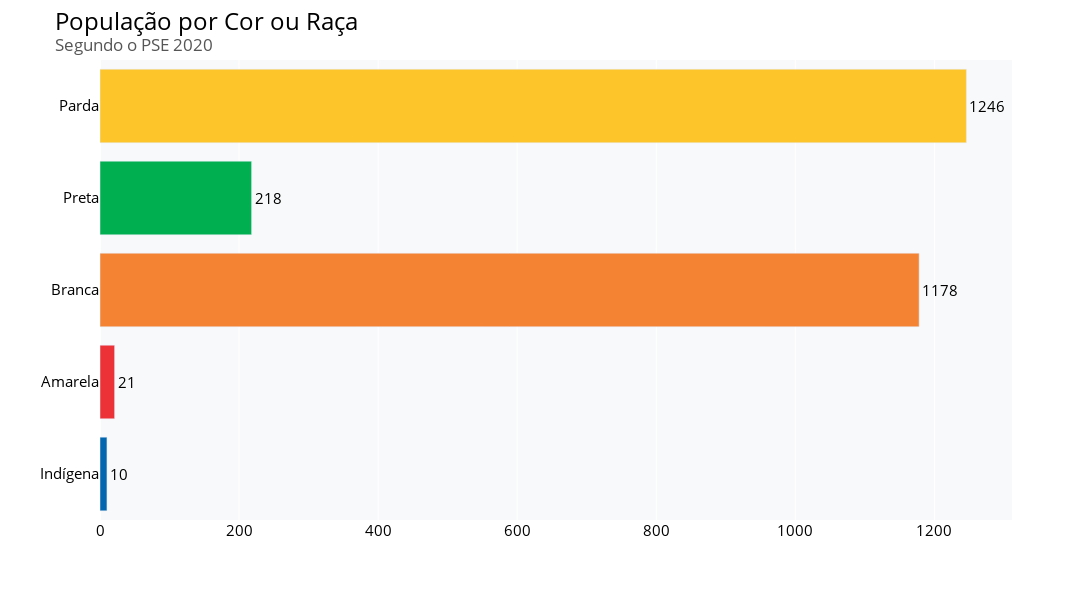

Notebook code for this chart:
### Markdown cell above
##### Demográfico - População por cor/raça

### Code cell
pop_cor_raca = dados.copy()
pop_cor_raca["pop"] =  dados["D1701_sum"] + dados["D1702_sum"]
pop_cor_raca = pop_cor_raca.groupby("V109_first")[["pop"]].sum().reset_index()
pop_cor_raca.columns = ["cor_raca", "qtd"]
pop_cor_raca

fig = px.bar(pop_cor_raca, x="qtd", y="cor_raca", color = "cor_raca", text_auto=True,
             color_discrete_sequence=["#fec52b","#00b050","#f58334", "#ed3237", "#0367b0"],
             category_orders={'cor_raca':["Parda", "Preta", "Branca", "Amarela","Indígena"]})

# Ajustando o layout do gráfico
fig.update_layout(width=1200, height=600, font_family = 'Open Sans', font_size=15,
                  font_color= "black", title_font_color= "black", title_font_size=24,
                  title_text='População por Cor ou Raça' +
                             '<br><sup size=1 style="color:#555655">Segundo o PSE 2020</sup>',
                  xaxis_title='', yaxis_title='', plot_bgcolor= "#f8f9fa", showlegend=False)

fig.update_traces(textfont_size=15, textposition="outside", cliponaxis=False)

fig.show()

### Figure 1 — Plotly figure (JSON) as saved in the notebook; plotly's stock layout.template omitted (floating-point values rounded to 4 significant figures)
{"data": [{"alignmentgroup": "True", "cliponaxis": false, "hovertemplate": "cor_raca=%{y}<br>qtd=%{x}<extra></extra>", "legendgroup": "Parda", "marker": {"color": "#fec52b", "pattern": {"shape": ""}}, "name": "Parda", "offsetgroup": "Parda", "orientation": "h", "showlegend": true, "textfont": {"size": 15}, "textposition": "outside", "texttemplate": "%{x}", "type": "bar", "x": [1246], "xaxis": "x", "y": ["Parda"], "yaxis": "y"}, {"alignmentgroup": "True", "cliponaxis": false, "hovertemplate": "cor_raca=%{y}<br>qtd=%{x}<extra></extra>", "legendgroup": "Preta", "marker": {"color": "#00b050", "pattern": {"shape": ""}}, "name": "Preta", "offsetgroup": "Preta", "orientation": "h", "showlegend": true, "textfont": {"size": 15}, "textposition": "outside", "texttemplate": "%{x}", "type": "bar", "x": [218], "xaxis": "x", "y": ["Preta"], "yaxis": "y"}, {"alignmentgroup": "True", "cliponaxis": false, "hovertemplate": "cor_raca=%{y}<br>qtd=%{x}<extra></extra>", "legendgroup": "Branca", "marker": {"color": "#f58334", "pattern": {"shape": ""}}, "name": "Branca", "offsetgroup": "Branca", "orientation": "h", "showlegend": true, "textfont": {"size": 15}, "textposition": "outside", "texttemplate": "%{x}", "type": "bar", "x": [1178], "xaxis": "x", "y": ["Branca"], "yaxis": "y"}, {"alignmentgroup": "True", "cliponaxis": false, "hovertemplate": "cor_raca=%{y}<br>qtd=%{x}<extra></extra>", "legendgroup": "Amarela", "marker": {"color": "#ed3237", "pattern": {"shape": ""}}, "name": "Amarela", "offsetgroup": "Amarela", "orientation": "h", "showlegend": true, "textfont": {"size": 15}, "textposition": "outside", "texttemplate": "%{x}", "type": "bar", "x": [21], "xaxis": "x", "y": ["Amarela"], "yaxis": "y"}, {"alignmentgroup": "True", "cliponaxis": false, "hovertemplate": "cor_raca=%{y}<br>qtd=%{x}<extra></extra>", "legendgroup": "Indígena", "marker": {"color": "#0367b0", "pattern": {"shape": ""}}, "name": "Indígena", "offsetgroup": "Indígena", "orientation": "h", "showlegend": true, "textfont": {"size": 15}, "textposition": "outside", "texttemplate": "%{x}", "type": "bar", "x": [10], "xaxis": "x", "y": ["Indígena"], "yaxis": "y"}], "layout": {"barmode": "relative", "font": {"color": "black", "family": "Open Sans", "size": 15}, "height": 600, "legend": {"title": {"text": "cor_raca"}, "tracegroupgap": 0}, "margin": {"t": 60}, "plot_bgcolor": "#f8f9fa", "showlegend": false, "title": {"font": {"color": "black", "size": 24}, "text": "População por Cor ou Raça<br><sup size=1 style=\"color:#555655\">Segundo o PSE 2020</sup>"}, "width": 1200, "xaxis": {"anchor": "y", "domain": [0, 1], "title": {"text": ""}}, "yaxis": {"anchor": "x", "categoryarray": ["Indígena", "Amarela", "Branca", "Preta", "Parda"], "categoryorder": "array", "domain": [0, 1], "title": {"text": ""}}}}
